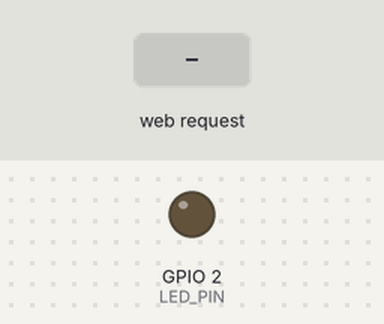
The sketch below on a simulated ESP32. On the bench: output pins drawn as LEDs (lit = HIGH). The test bench sets the inputs (shaded band). WiFi joins after 1.5 s; servers stay silent unless stated; what the sketch prints to the serial monitor is not drawn.

Above: at 2.7 s.
2.8 s: HTTP request GET /set?b=1 received
At 3.6 s:
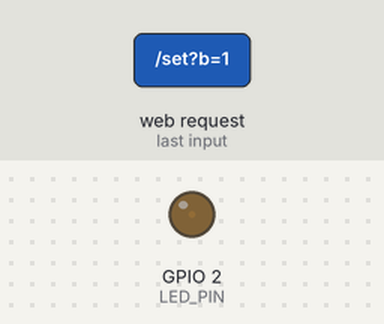
4.3 s: HTTP request GET /set?b=120 received
At 4.7 s:
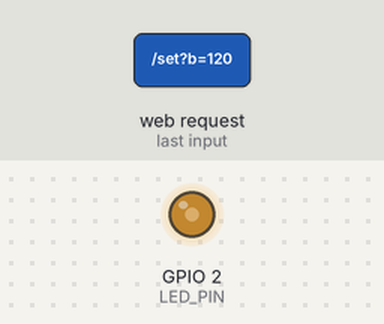
Timing chart, 0 to 7.3 s (numbered marks = the images above; inputs shaded):
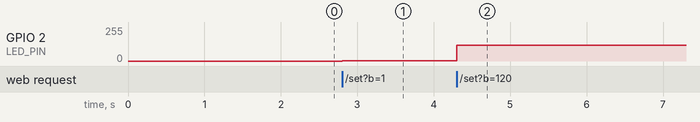

The sketch:

ex07.ino
```cpp
#include <WiFi.h>
#include <WebServer.h>

const char* ssid = "iPhone";
const char* password = "494907s";

WebServer server(80);
const int LED_PIN = 2;

void handleRoot(){
  String html = R"HTML(
  <html>
  <head>
    <meta charset="UTF-8">
    <title>ESP32 无极调光器</title>
  </head>
  <body style="text-align:center;margin-top:100px">
    <h1>ESP32 无极灯光调光器</h1>
    <input type="range" min="0" max="255" id="slider" style="width:90%">
    <p>当前亮度：<span id="value">0</span></p >
    <script>
      const s = document.getElementById('slider');
      const v = document.getElementById('value');
      s.oninput = ()=>{
        v.innerText = s.value;
        fetch("/set?b="+s.value);
      }
    </script>
  </body>
  </html>
  )HTML";
  server.send(200,"text/html; charset=utf-8",html);
}

void handleBright(){
  int brightness = server.arg("b").toInt();
  analogWrite(LED_PIN, constrain(brightness,0,255));
  server.send(200,"text/plain","OK");
}

void setup(){
  pinMode(LED_PIN, OUTPUT);
  Serial.begin(115200);

  WiFi.begin(ssid,password);
  Serial.print("正在连接热点...");
  while(WiFi.status() != WL_CONNECTED){
    delay(500);
    Serial.print(".");
  }

  Serial.println("\n✅ 连接成功！访问IP：");
  Serial.println(WiFi.localIP());

  server.on("/",handleRoot);
  server.on("/set",handleBright);
  server.begin();
}

void loop(){
  server.handleClient();
}
```

Measured:
- after the input at 2.8 s, GPIO 2 (LED_PIN): 0/255 → 1/255 at once
- after the input at 4.3 s, GPIO 2 (LED_PIN): 1/255 → 120/255 at once
